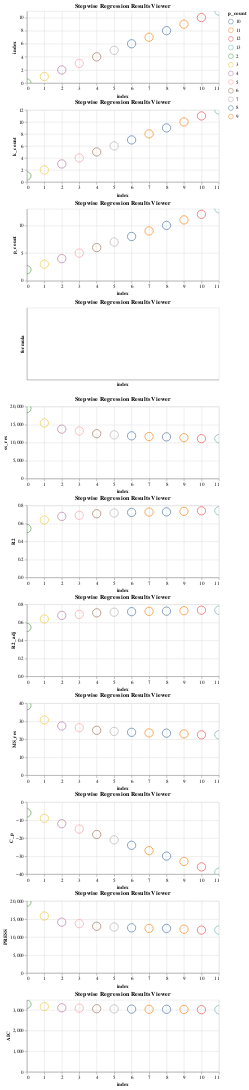

Notebook code for this chart:
### Code cell
view_stepwise(hybrid_summary)

### Figure 1 — Vega-Lite specification as saved in the notebook (floating-point values rounded to 4 significant figures)
{"config": {"view": {"continuousWidth": 400, "continuousHeight": 300}}, "repeat": {"row": ["index", "k_count", "p_count", "formula", "ss_res", "R2", "R2_adj", "MS_res", "C_p", "PRESS", "AIC"]}, "spec": {"data": {"name": "data-4de05d2b0ea49b313350b5a972f8bb0e"}, "mark": {"type": "point", "size": 300}, "encoding": {"color": {"type": "nominal", "field": "p_count"}, "tooltip": [{"type": "quantitative", "field": "index"}, {"type": "quantitative", "field": "k_count"}, {"type": "nominal", "field": "p_count"}, {"type": "nominal", "field": "formula"}, {"type": "quantitative", "field": "ss_res"}, {"type": "quantitative", "field": "R2"}, {"type": "quantitative", "field": "R2_adj"}, {"type": "quantitative", "field": "MS_res"}, {"type": "quantitative", "field": "C_p"}, {"type": "quantitative", "field": "PRESS"}, {"type": "quantitative", "field": "AIC"}], "x": {"type": "quantitative", "field": "index"}, "y": {"type": "quantitative", "field": {"repeat": "row"}}}, "height": 150, "selection": {"selector002": {"type": "interval", "bind": "scales", "encodings": ["x", "y"]}}, "title": "Stepwise Regression Results Viewer"}, "spacing": 0, "$schema": "https://vega.github.io/schema/vega-lite/v4.8.1.json", "datasets": {"data-4de05d2b0ea49b313350b5a972f8bb0e": [{"index": 0, "k_count": 1, "p_count": "2", "formula": ["const", "LSTAT"], "ss_res": 19470.0, "R2": 0.5441, "R2_adj": 0.5432, "MS_res": 38.64, "C_p": -6.0, "PRESS": 19680.0, "AIC": 3287.0}, {"index": 1, "k_count": 2, "p_count": "3", "formula": ["const", "RM", "LSTAT"], "ss_res": 15440.0, "R2": 0.6386, "R2_adj": 0.6371, "MS_res": 30.69, "C_p": -9.0, "PRESS": 15810.0, "AIC": 3172.0}, {"index": 2, "k_count": 3, "p_count": "4", "formula": ["const", "RM", "PTRATIO", "LSTAT"], "ss_res": 13730.0, "R2": 0.6786, "R2_adj": 0.6767, "MS_res": 27.35, "C_p": -12.0, "PRESS": 14120.0, "AIC": 3114.0}, {"index": 3, "k_count": 4, "p_count": "5", "formula": ["const", "RM", "PTRATIO", "LSTAT", "DIS"], "ss_res": 13230.0, "R2": 0.6903, "R2_adj": 0.6878, "MS_res": 26.41, "C_p": -15.0, "PRESS": 13700.0, "AIC": 3097.0}, {"index": 4, "k_count": 5, "p_count": "6", "formula": ["const", "NOX", "DIS", "RM", "PTRATIO", "LSTAT"], "ss_res": 12470.0, "R2": 0.7081, "R2_adj": 0.7052, "MS_res": 24.94, "C_p": -18.0, "PRESS": 12970.0, "AIC": 3069.0}, {"index": 5, "k_count": 6, "p_count": "7", "formula": ["const", "NOX", "CHAS", "DIS", "RM", "PTRATIO", "LSTAT"], "ss_res": 12140.0, "R2": 0.7158, "R2_adj": 0.7124, "MS_res": 24.33, "C_p": -21.0, "PRESS": 12760.0, "AIC": 3058.0}, {"index": 6, "k_count": 7, "p_count": "8", "formula": ["const", "NOX", "CHAS", "DIS", "RM", "PTRATIO", "LSTAT", "B"], "ss_res": 11870.0, "R2": 0.7222, "R2_adj": 0.7183, "MS_res": 23.83, "C_p": -24.0, "PRESS": 12540.0, "AIC": 3048.0}, {"index": 7, "k_count": 8, "p_count": "9", "formula": ["const", "NOX", "CHAS", "DIS", "ZN", "RM", "PTRATIO", "LSTAT", "B"], "ss_res": 11680.0, "R2": 0.7266, "R2_adj": 0.7222, "MS_res": 23.5, "C_p": -27.0, "PRESS": 12390.0, "AIC": 3042.0}, {"index": 8, "k_count": 9, "p_count": "10", "formula": ["const", "CRIM", "NOX", "CHAS", "DIS", "ZN", "RM", "PTRATIO", "LSTAT", "B"], "ss_res": 11580.0, "R2": 0.7288, "R2_adj": 0.7239, "MS_res": 23.35, "C_p": -30.0, "PRESS": 12370.0, "AIC": 3040.0}, {"index": 9, "k_count": 10, "p_count": "11", "formula": ["const", "CRIM", "NOX", "RAD", "CHAS", "DIS", "ZN", "RM", "PTRATIO", "LSTAT", "B"], "ss_res": 11350.0, "R2": 0.7342, "R2_adj": 0.7288, "MS_res": 22.94, "C_p": -33.0, "PRESS": 12160.0, "AIC": 3032.0}, {"index": 10, "k_count": 11, "p_count": "12", "formula": ["const", "CRIM", "NOX", "RAD", "CHAS", "DIS", "ZN", "TAX", "RM", "PTRATIO", "LSTAT", "B"], "ss_res": 11080.0, "R2": 0.7406, "R2_adj": 0.7348, "MS_res": 22.43, "C_p": -36.0, "PRESS": 11900.0, "AIC": 3022.0}, {"index": 11, "k_count": 12, "p_count": "13", "formula": ["const", "CRIM", "NOX", "RAD", "CHAS", "DIS", "ZN", "TAX", "RM", "PTRATIO", "LSTAT", "INDUS", "B"], "ss_res": 11080.0, "R2": 0.7406, "R2_adj": 0.7343, "MS_res": 22.47, "C_p": -39.0, "PRESS": 11930.0, "AIC": 3024.0}]}}
